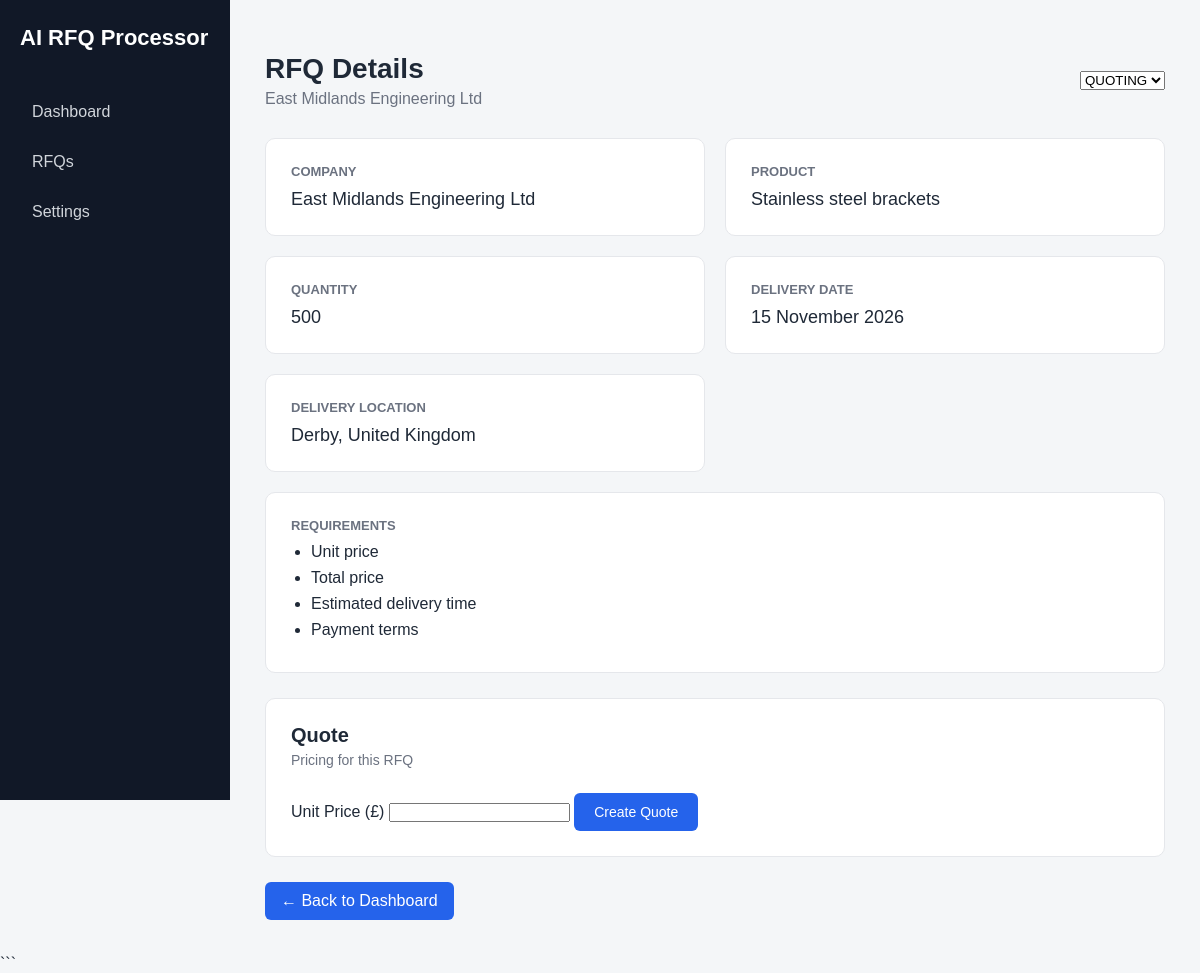
The page /rfq/2 on the database its author committed.
### tables this page shows
CREATE TABLE rfqs (
        id INTEGER PRIMARY KEY AUTOINCREMENT,
        company TEXT,
        product TEXT,
        quantity INTEGER,
        delivery_date TEXT,
        delivery_location TEXT,
        requirements TEXT
    , status TEXT DEFAULT 'NEW', unit_price REAL, total_price REAL);

### web_app.py (the view)
@app.get("/rfq/{rfq_id}")
def view_rfq(request: Request, rfq_id: int):
    rfqs = get_rfqs()
    for rfq in rfqs:
        if rfq["id"] == rfq_id:
            return templates.TemplateResponse(
                request=request,
                name="rfq.html",
                context={
                    "rfq": rfq
                }
            )
    return {"error": "RFQ not found"}

### templates/rfq.html (shortened to what this page needs)
<!DOCTYPE html>
<html lang="en">
<head>
    <link rel="stylesheet" href="/static/style.css">
</head>
<body>
    <aside class="sidebar">
        <div class="logo">
            AI RFQ Processor
        </div>
        <a href="/" class="nav-item">
            Dashboard
        </a>
        <a href="#" class="nav-item">
            RFQs
        </a>
        <a href="#" class="nav-item">
            Settings
        </a>
    </aside>
    <main class="main">
        <div class="header">
            <div>
                <h1>RFQ Details</h1>
                <p class="subtitle">
                    {{ rfq["company"] }}
                </p>
            </div>
            <form action="/rfq/{{ rfq['id'] }}/status" method="post">
                <select name="status" onchange="this.form.submit()">
                    <option value="QUOTING" {% if rfq["status"] == "QUOTING" %}selected{% endif %}>
                        QUOTING
                    </option>
                </select>
            </form>
        </div>
        <section class="rfq-details">
            <div class="detail-card">
                <h3>Company</h3>
                <p>
                    {{ rfq["company"] }}
                </p>
            </div>
            <div class="detail-card">
                <h3>Product</h3>
                <p>
                    {{ rfq["product"] }}
                </p>
            </div>
            <div class="detail-card">
                <h3>Quantity</h3>
                <p>
                    {{ rfq["quantity"] }}
                </p>
            </div>
            <div class="detail-card">
                <h3>Delivery Date</h3>
                <p>
                    {{ rfq["delivery_date"] }}
                </p>
            </div>
            <div class="detail-card">
                <h3>Delivery Location</h3>
                <p>
                    {{ rfq["delivery_location"] }}
                </p>
            </div>
            <div class="detail-card requirements-card">
                <h3>Requirements</h3>
                <ul class="requirements-list">
                    {% for requirement in rfq["requirements"].split(", ") %}
                    <li>
                        {{ requirement }}
                    </li>
                    {% endfor %}
                </ul>
            </div>
        </section>
        <section class="quote-section">
            <div class="quote-header">
                <div>
                    <h2>Quote</h2>
                    <p>Pricing for this RFQ</p>
                </div>
            </div>
            {% if rfq["unit_price"] is not none %}
                <div class="quote-pricing">
                    <div class="price-item">
                        <span>Unit Price</span>
                        <strong>£{{ "%.2f"|format(rfq["unit_price"]) }}</strong>
                    </div>
                    <div class="price-item total">
                        <span>Total Price</span>
                        <strong>£{{ "%.2f"|format(rfq["total_price"]) }}</strong>
                    </div>
                </div>
                <a
                    href="/rfq/{{ rfq['id'] }}/quote/pdf"
                    class="download-button"
                >
                    Download Quote PDF
                </a>
            {% else %}
                <form
                    action="/rfq/{{ rfq['id'] }}/quote"
                    method="post"
                    class="quote-form"
                >
                    <label for="unit_price">
                        Unit Price (£)
                    </label>
                    <input
                        type="number"
                        id="unit_price"
                        name="unit_price"
                        step="0.01"
                        min="0"
                        required
                    >
                    <button type="submit" class="upload-button">
                        Create Quote
                    </button>
                </form>
            {% endif %}
        </section>
        <a href="/" class="back-button">
            ← Back to Dashboard
        </a>
    </main>
</body>
</html>

### static/style.css (style rules this page uses)
* { box-sizing: border-box; margin: 0; padding: 0; }
body { font-family: Arial, sans-serif; background: #f4f6f8; color: #1f2937; }
.sidebar { position: fixed; left: 0; top: 0; width: 230px; height: 100vh; background: #111827; color: white; padding: 25px 20px; }
.logo { font-size: 22px; font-weight: bold; margin-bottom: 40px; }
.nav-item { display: block; padding: 12px; margin-bottom: 8px; border-radius: 6px; color: #d1d5db; text-decoration: none; }
.main { margin-left: 230px; padding: 35px; }
.header { display: flex; justify-content: space-between; align-items: center; margin-bottom: 30px; }
.header h1 { font-size: 28px; }
.subtitle { color: #6b7280; margin-top: 5px; }
.upload-button { background: #2563eb; color: white; border: none; padding: 11px 20px; border-radius: 6px; cursor: pointer; font-size: 14px; }
.rfq-details { display: grid; grid-template-columns: repeat(2, 1fr); gap: 20px; margin-bottom: 25px; }
.detail-card { background: white; border-radius: 10px; padding: 25px; border: 1px solid #e5e7eb; }
.detail-card h3 { font-size: 13px; color: #6b7280; margin-bottom: 10px; text-transform: uppercase; }
.detail-card p { font-size: 18px; font-weight: 500; }
.requirements-card { grid-column: span 2; }
.back-button { display: inline-block; padding: 10px 16px; background: #2563eb; color: white; text-decoration: none; border-radius: 6px; }
.requirements-list { padding-left: 20px; }
.requirements-list li { margin-bottom: 8px; }
.quote-section { background: white; border: 1px solid #e5e7eb; border-radius: 10px; padding: 25px; margin-bottom: 25px; }
.quote-header { display: flex; justify-content: space-between; align-items: center; margin-bottom: 25px; }
.quote-header h2 { font-size: 20px; margin-bottom: 5px; }
.quote-header p { color: #6b7280; font-size: 14px; }

### rows shown on the page
rfqs: company "East Midlands Engineering Ltd", status "QUOTING", product "Stainless steel brackets", quantity "500", delivery_date "15 November 2026", delivery_location "Derby, United Kingdom"

### other values the page prints
{{ requirement }} "Unit price" "Total price" "Estimated delivery time" "Payment terms"
